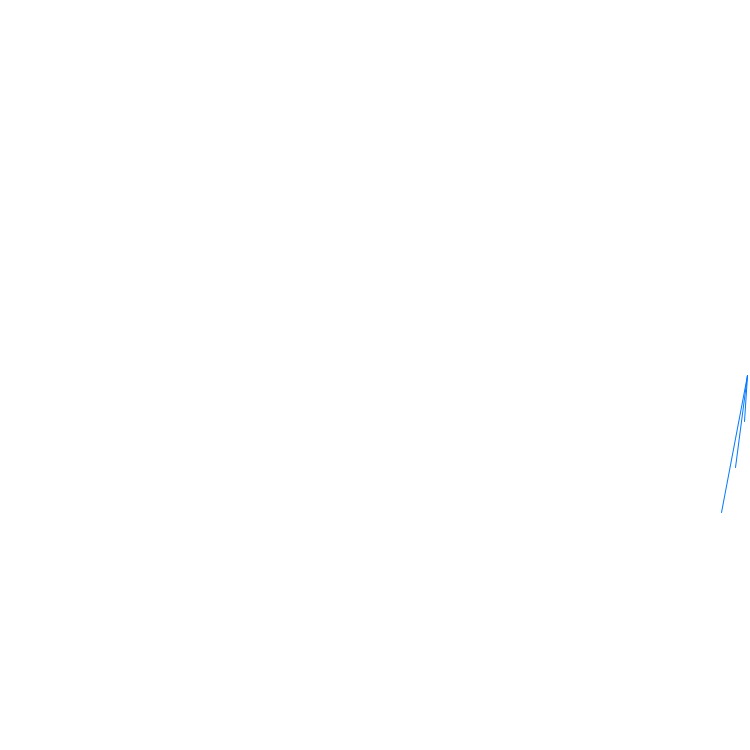
Frame 1 (no input)
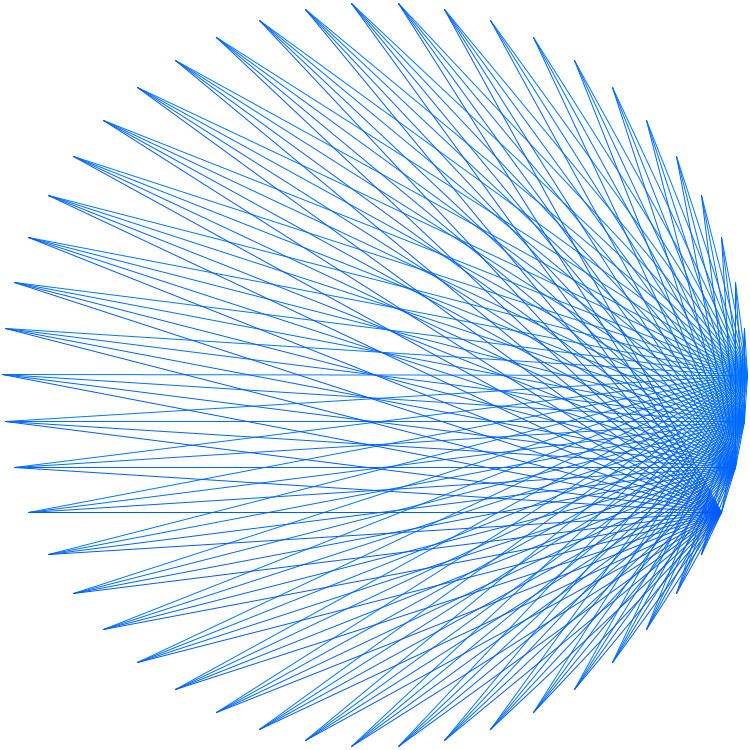
Frame 60 (the mouse pressed at the canvas centre just before this capture)
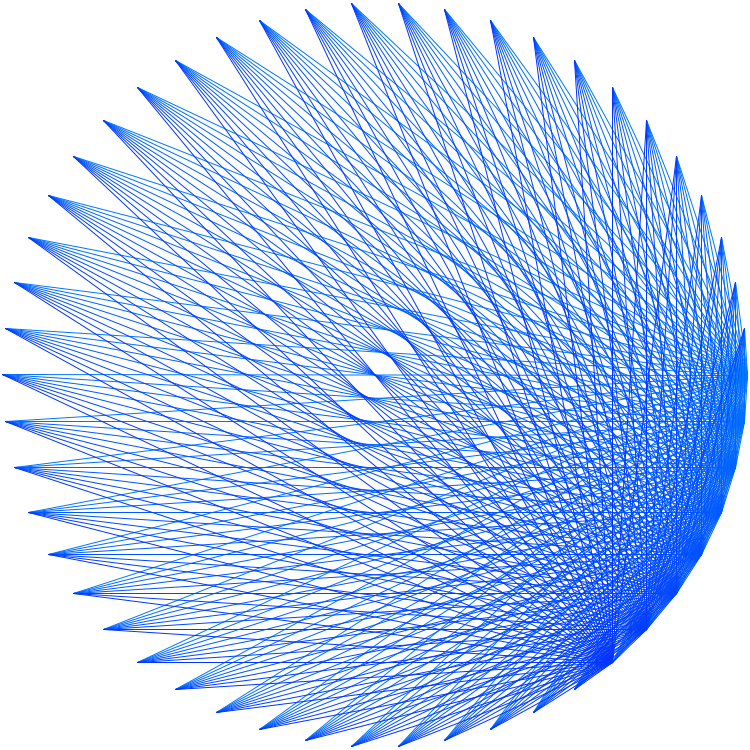
Frame 120 (the mouse held since frame 60 and released just before this capture)

The Processing sketch that drew these frames (run headless with seeded random() and noise(); from frame 60 on, the mouse is pressed at the canvas centre):

// Processing sketch: Circle_Line_Revolve_Animation
// ── Circle_Line_Revolve_Animation.pde
int speed = 3, n = 50;
float w;
int curn = 0, curi = 1, direction = 1;
 
void setup() {
  size(750, 750); //Change this to any square size
  w = width - 5;
}
 
void draw() {
  for (int step = 0; step < speed; step++) { curi+=direction; background(255); if (curi >= (n)) {
      curn++;
      curi = curn+1;
    } else if (curi <= curn) { curi = n-1; curn--; } if (curn >= n) {
      curn = n-1;
      curi = n-1;
      direction = -1;
    } else if (curn == -1) {
      curn = 0;
      curi = 1;
      direction = 1;
    }
    float radius = w / 2, cx = width/2, cy=height/2;
    for (int i = 0; i <= curn; i++) {
      for (int j = i; j < (i == (curn) ? (curi) : n); j++) {
        float majorAngle = 2*PI*i/n, minorAngle = 2*PI*j/n;
        float x1 = cx + radius * cos(majorAngle), y1 = cy + radius * sin(majorAngle);
        float x2 = cx + radius * cos(minorAngle), y2 = cy + radius * sin(minorAngle);
        colorMode(HSB);
        stroke(map(i, 0, n, 150, 230), 255, 255);
        line(x1, y1, x2, y2);
      }
    }
  }
}
